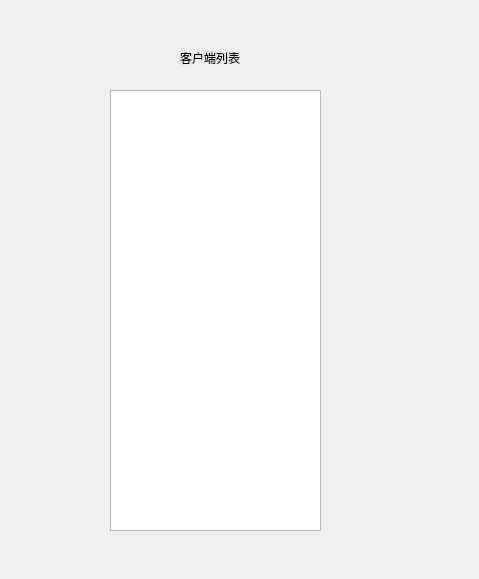
<?xml version="1.0" encoding="UTF-8"?>
<ui version="4.0">
 <class>Widget</class>
 <widget class="QWidget" name="Widget">
  <property name="geometry">
   <rect>
    <x>0</x>
    <y>0</y>
    <width>479</width>
    <height>579</height>
   </rect>
  </property>
  <property name="windowTitle">
   <string>Widget</string>
  </property>
  <widget class="QListView" name="listView">
   <property name="geometry">
    <rect>
     <x>110</x>
     <y>90</y>
     <width>211</width>
     <height>441</height>
    </rect>
   </property>
  </widget>
  <widget class="QLabel" name="label">
   <property name="geometry">
    <rect>
     <x>180</x>
     <y>50</y>
     <width>72</width>
     <height>15</height>
    </rect>
   </property>
   <property name="text">
    <string>客户端列表</string>
   </property>
  </widget>
 </widget>
 <resources/>
 <connections/>
</ui>
